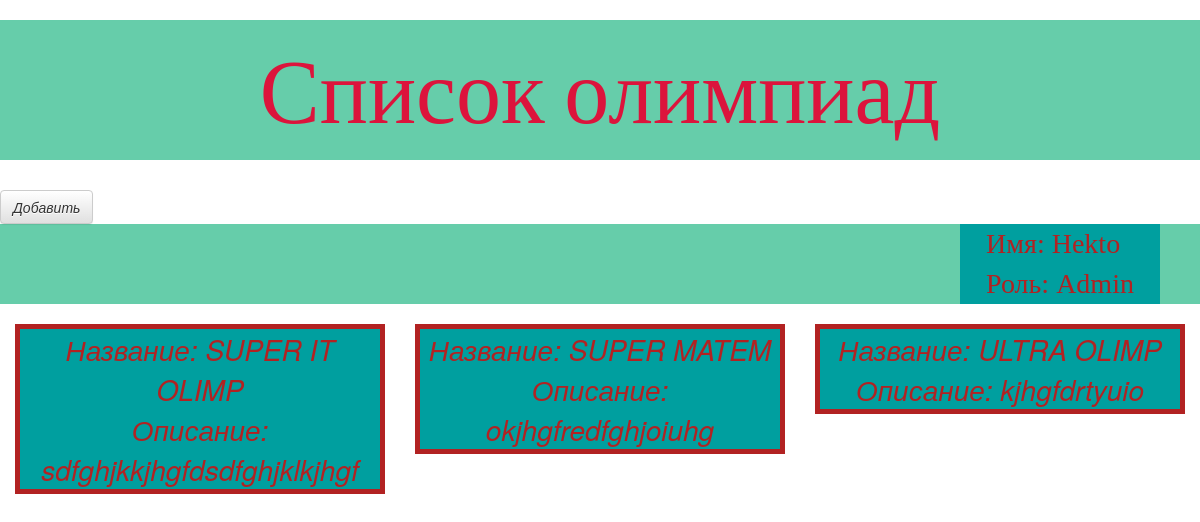
/, run on an earlier commit of the app's database.
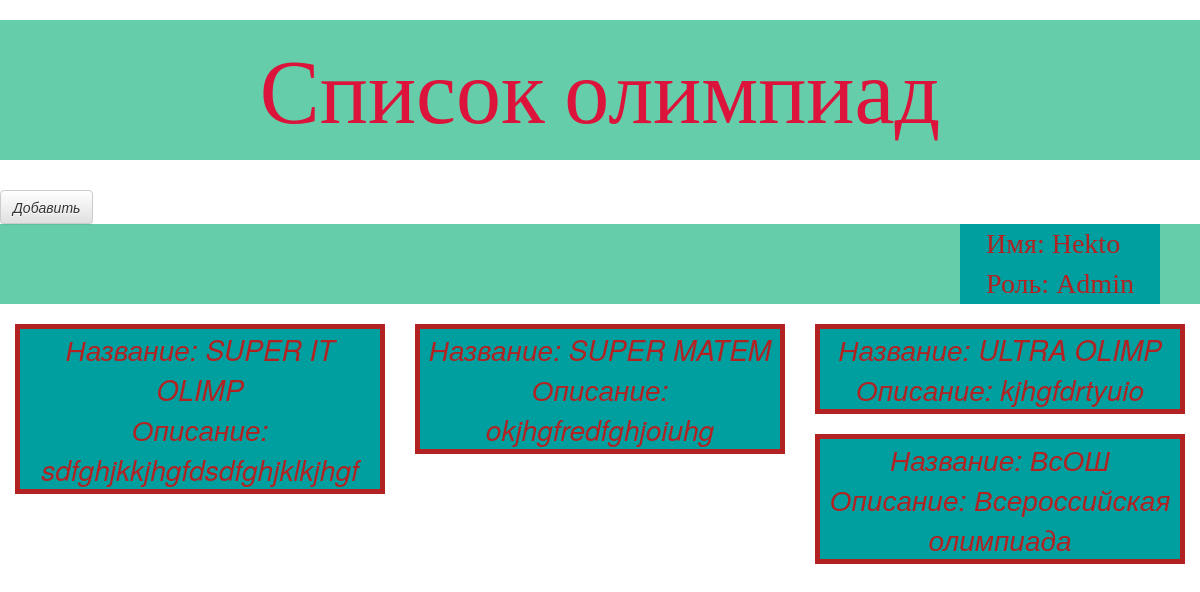
And on a later commit of the database.
### feed/models.py (models this page shows, shortened)
class Olimp(models.Model):
    Title = models.CharField(max_length=100)
    Description = models.TextField()
    Date_Start = models.DateTimeField(blank=True,null=True)
    Date_End = models.DateTimeField(blank=True,null=True)
    Site = models.URLField(blank=True)
    tags = models.CharField(max_length=200, blank=True)

### feed/views.py (the view)
# urls.py: path('', views.olimp_lists, name="olimp_lists"),
def olimp_lists(request):
    olimps = Olimp.objects.all()
    s=[]
    for olimp in olimps:
        if 'inf' or 'mat' in olimp.tags:
            s.append(olimp)
    bic = {'table': [[ j*i for j in range(1,10)] for i in range(1,10) ] ,
           "name": "Hekto", "role": "Admin",
           'bruh':[[ 'bruh ' for j in range(1,10)] for i in range(1,10) ],
           'randommass': [[ random.randint(0,11) for j in range(1,10)] for i in range(1,10)],
           'colors':['#FFC0CB',
                     '#4B0082',
                     '#FF0000',
                     '#FF4500',
                     '#F0E68C',
                     '#3CB371',
                     '#40E0D0',
                     '#87CEEB',
                     '#8B4513',
                     '#2F4F4F'][random.randint(0,9)],
                      's': s}
    return render(request,'feed/olimp_lists.html' ,bic)#{'s': s})

### feed/templates/feed/olimp_lists.html (shortened to what this page needs)
{%extends 'feed/base.html'%}
     {%block content%}
    <div class='negr'>
        <div class='Admen'>
            Имя: {{name}}<br>
            Роль: {{role}}<br>
        </div>
    </div>
    <br>
    <div>
        {%for row in s%}
        <div class='col-xs-12 col-sm-12 col-md-6 col-lg-4'>
            <div class='olimp'>
                <i class="fa fa-shield">Название: {{row.Title}}</i><br>
                <i class="fa-solid fa-download">Описание: {{row.Description}}</i><br>
            </div>
        <br>
        </div>
        {%endfor%}
    </div>
    {%endblock%}

### feed/templates/feed/base.html (shortened to what this page needs)
{%load static%}
<html>
<h1>Список олимпиад</h1>
    <br>
    <head>
        <link rel="stylesheet" href="//maxcdn.bootstrapcdn.com/bootstrap/3.2.0/css/bootstrap.min.css">
        <link rel="stylesheet" href="//maxcdn.bootstrapcdn.com/bootstrap/3.2.0/css/bootstrap-theme.min.css">
        <link rel="stylesheet" href="{% static 'css/olimp.css' %}">
    </head>
    <body>
        <a class="btn btn-default" href={% url 'olimp_new' %} aria-label="Настройки" title='тебе мало что ли?'>
        <i class="fa fa-cog" aria-hidden="true">Добавить</i></a><br>
        {%block content%}
        {%endblock%}
    </body>
</html>

### feed/static/css/olimp.css (style rules this page uses)
h1 { color: #DC143C; font-family: 'Lobster'; background-color: #66CDAA; display: flex; justify-content: center; font-size: 90px; line-height: 140px; }
.negr { display: flex; justify-content: flex-end; background-color: #66CDAA; }
.Admen { color: #B22222; font-size: 28px; font-family: 'Comic Sans MS'; background-color: #009F9F; margin-right: 40px; width: 200px; display: flex; justify-content: center; }
.olimp { color: #B22222; font-size: 28px; border: 5px solid #B22222; background-color: #009F9F; marign: 5px; text-align: center; }

What changed in the data, as far as the page shows it:
added Olimp: Title "ВсОШ", Description "Всероссийская олимпиада"
